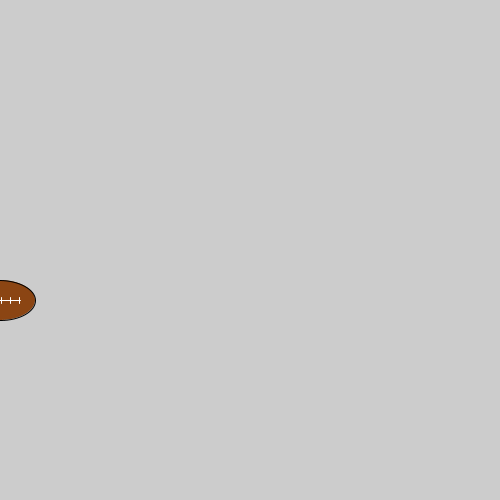
Frame 1 (no input)
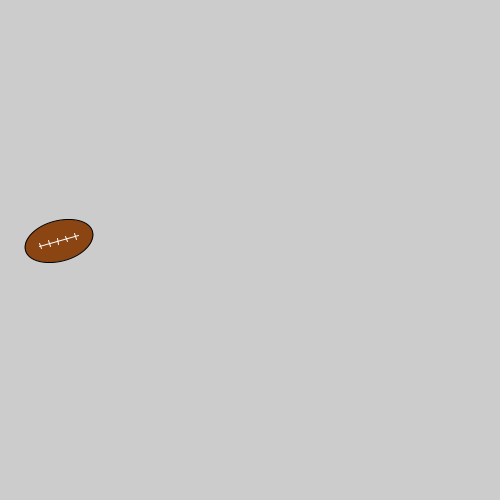
Frame 60 (the mouse pressed at the canvas centre just before this capture)
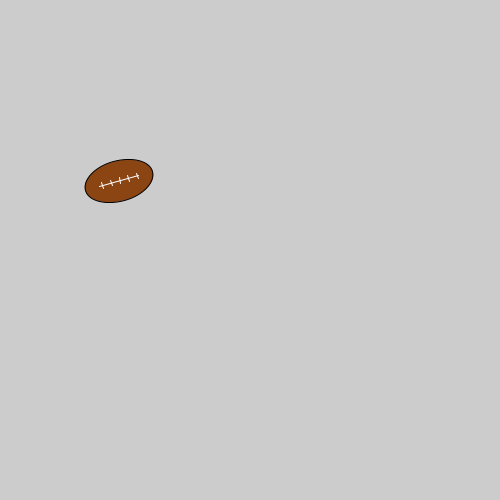
Frame 120 (the mouse held since frame 60 and released just before this capture)

The Processing sketch that drew these frames (run headless with seeded random() and noise(); from frame 60 on, the mouse is pressed at the canvas centre):

// Processing sketch: myFootball
// ── myFootball.pde
PShape myFootball, ball, line1, line2, line3, line4, line5, line6;
float angle = 0;
float xpos = 0;
float ypos = 300;

void setup(){

  size(500, 500); 
  myFootball = createShape(GROUP);
  
  //football
  color brown = color(#8B4513);
  ball = createShape(ARC, 60,35,70,40,0, 2*PI);
  ball.setFill(brown);
  
  //stitching
  color white = color(#FFFFFF);
  stroke(white);
  line1 = createShape(LINE, 40, 35, 80, 35);
  line2 = createShape(LINE, 43, 32, 43, 38);
  line3 = createShape(LINE, 52, 32, 52, 38);
  line4 = createShape(LINE, 61, 32, 61, 38);
  line5 = createShape(LINE, 70, 32, 70, 38);
  line6 = createShape(LINE, 79, 32, 79, 38);
  
  myFootball.addChild(ball);
  myFootball.addChild(line1);
  myFootball.addChild(line2);
  myFootball.addChild(line3);
  myFootball.addChild(line4);
  myFootball.addChild(line5);
  myFootball.addChild(line6);
  
}

void draw(){

  background(204);
  pushMatrix();
  translate(xpos, ypos);
  rotate(radians(angle));  
  //scale(2);
  //translate(100,100);
  translate(-60,-35);
  shape(myFootball);
  //myFootball.translate(20,-10);
  popMatrix();
  angle += 15;
  xpos += 1;

  if(xpos>=width/2){
    ypos += 1;
  }
  else{
    ypos = ypos -1;  
  }
    
}
